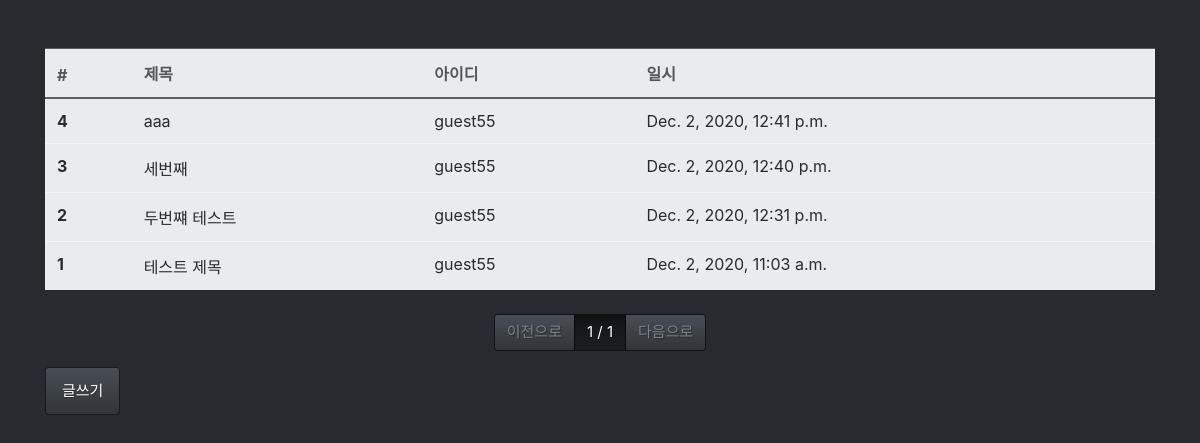
Before: /board/list/ with the older database file.
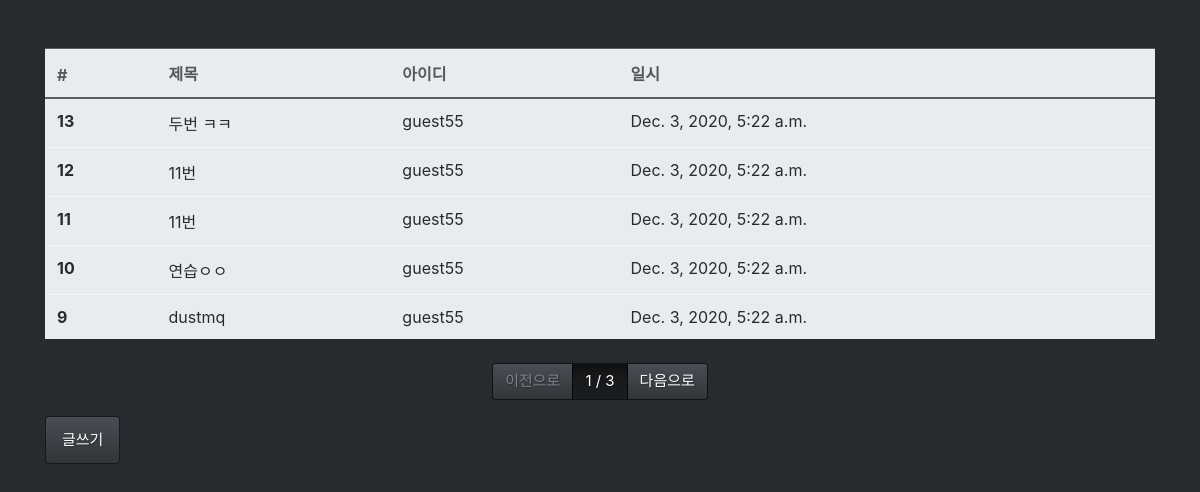
After: the same page with the newer database file.
### board/models.py (models this page shows, shortened)
class Board(models.Model):
    objects = models.Manager()
    title = models.CharField(max_length=128, verbose_name='제목')
    contents = models.TextField(verbose_name='내용')
    writer = models.ForeignKey(  # 회원과 writer속성을 참조키로 묶음
        'user1.User1', on_delete=models.CASCADE, verbose_name='작성자')
    tags = models.ManyToManyField('tag.Tag', verbose_name='태그')  # 다대다 관계 설정
    registered_dttm = models.DateTimeField(
        auto_now_add=True, verbose_name='등록시간')
    class Meta:
        db_table = 'board'
        verbose_name = '게시글'
        verbose_name_plural = '게시글'

### user1/models.py (models this page shows)
class User1(models.Model):
    objects = models.Manager()
    username = models.CharField(max_length=32,
                                verbose_name='사용자명')
    useremail = models.EmailField(max_length=128,  # 이메일필드는 char필드랑 비슷한데 이메일 형식으로 받게함
                                  verbose_name='이메일')  # 만약에 이메일 필드를 추가할 경우 먼저 데이터베이스에 이메일 필드 없이 데이터가 있을때
    password = models.CharField(max_length=64,
                                verbose_name='비밀번호')
    registered_dttm = models.DateTimeField(auto_now_add=True,
                                           verbose_name='등록시간')
    def __str__(self):  # 장고 페이지에서 아이디 명에 표현된건 그냥 클래스를 문자로 나타낸거
        return self.username
    class Meta:
        db_table = 'pydjgproject_user1'
        verbose_name = '유저'
        verbose_name_plural = '유저'

### board/views.py (the view)
# urls.py: path('list/', views.board_list),
def board_list(request):
    all_boards = Board.objects.all().order_by('-id')
    page = int(request.GET.get('p', 1))  # 페이지 값은 p로 가져오고 없으면 default값 1
    paginator = Paginator(all_boards, 5)
    boards = paginator.get_page(page)
    return render(request, 'board_list.html', {'boards': boards})

### board/templates/board_list.html
{% extends "base.html" %}
{% block contents %}
<div class="row mt-5">
    <div class="col-12">
        <table class="table table-light">
            <thead class="thead-light">
                <tr>
                    <th>#</th>
                    <th>제목</th>
                    <th>아이디</th>
                    <th>일시</th>
                </tr>
            </thead>
            <tbody class="text-dark">
                {% for board in boards %}
                <tr onclick="location.href='/board/detail/{{board.id}}'">
                    <th>{{board.id}}</th>
                    <td>{{board.title}}</td>
                    <td>{{board.writer}}</td>
                    <td>{{board.registered_dttm}}</td>
                </tr>
                {% endfor %}
            </tbody>
        </table>
    </div>
</div>
<div class="row mt-2">
    <div class="col-12">
        <nav>
            <ul class="pagination justify-content-center">
                {% if boards.has_previous %}
                <li class="page-item">
                    <a class="page-link" href="?p={{boards.previous_page_number}}">이전으로</a>
                </li>
                {% else %}
                <li class="page-item disabled">
                    <a class="page-link" href="#">이전으로</a>
                </li>
                {% endif %}
                <li class="page-item active">
                    <a class="page-link" href="#">{{boards.number}} / {{boards.paginator.num_pages}}</a>
                </li>
                    {% if boards.has_next %}
                    <li class="page-item">
                        <a class="page-link" href="?p={{boards.next_page_number}}">다음으로</a>
                    </li>
                    {% else %}
                    <li class="page-item disabled">
                    <a class="page-link" href="#">다음으로</a>
                    </li>
                    {% endif %}
            </ul>
        </nav>
    </div>
</div>
<div class="row">
    <div class="col-12">
        <button class="btn btn-primary" onclick="location.href='/board/write/'">글쓰기</button>
    </div>
</div>
{% endblock %}

Changed rows visible on the page:
no longer on this page (row unchanged): Board: id "4", title "aaa", writer "guest55", registered_dttm "Dec. 2, 2020, 12:41 p.m."
no longer on this page (row unchanged): Board: id "3", title "세번째", writer "guest55", registered_dttm "Dec. 2, 2020, 12:40 p.m."
no longer on this page (row unchanged): Board: id "2", title "두번쨰 테스트", writer "guest55", registered_dttm "Dec. 2, 2020, 12:31 p.m."
no longer on this page (row unchanged): Board: id "1", title "테스트 제목", writer "guest55", registered_dttm "Dec. 2, 2020, 11:03 a.m."
added Board: id "13", title "두번 ㅋㅋ", writer "guest55", registered_dttm "Dec. 3, 2020, 5:22 a.m."
added Board: id "12", title "11번", writer "guest55", registered_dttm "Dec. 3, 2020, 5:22 a.m."
added Board: id "11", title "11번", writer "guest55", registered_dttm "Dec. 3, 2020, 5:22 a.m."
added Board: id "10", title "연습ㅇㅇ", writer "guest55", registered_dttm "Dec. 3, 2020, 5:22 a.m."
added Board: id "9", title "dustmq", writer "guest55", registered_dttm "Dec. 3, 2020, 5:22 a.m."
Other visible differences:
{{ boards.paginator.num_pages }}: "1" → "3"
